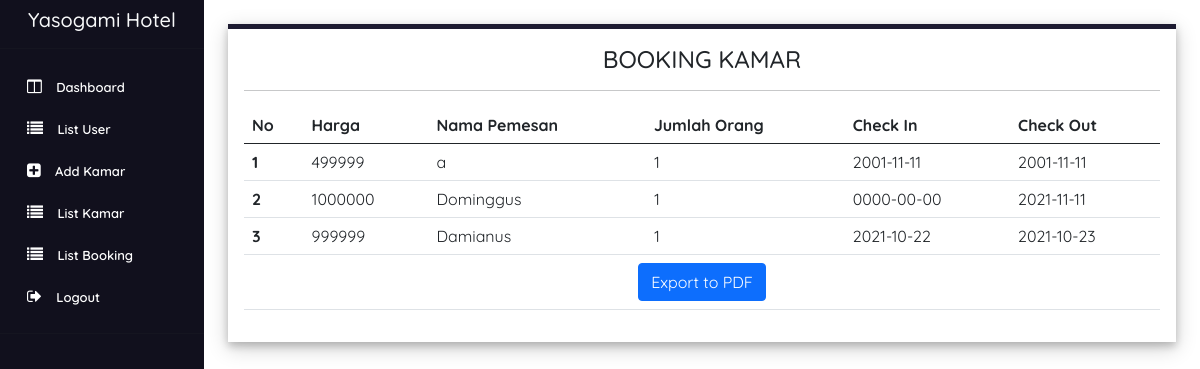
Screenshot of /admin/listBooking.php (signed in) with the database file from the repository.
### tables this page shows
CREATE TABLE `booking` (
  `id` int(255) NOT NULL,
  `tipe` varchar(255) NOT NULL,
  `harga` int(255) NOT NULL,
  `namapemesan` varchar(255) NOT NULL,
  `jumlahorang` int(255) NOT NULL,
  `tanggalcheckin` date NOT NULL,
  `tanggalcheckout` date NOT NULL
);

### admin/listBooking.php (the view, shortened to what this page needs)
<?php
include './sidebar.php'
?>
<div class="container p-3 m-4 h-100" style="background-color: #FFFFFF; border-top: 5px solid #1d1b31; box-shadow:
0 4px 8px 0 rgba(0, 0, 0, 0.2), 0 6px 20px 0 rgba(0, 0, 0, 0.19);">
    <h4 class="text-center">BOOKING KAMAR</h4>
    <hr>
    <table class="table ">
        <thead>
            <tr>
                <th scope="col">No</th>
                <th scope="col">Harga</th>
                <th scope="col">Nama Pemesan</th>
                <th scope="col">Jumlah Orang</th>
                <th scope="col">Check In</th>
                <th scope="col">Check Out</th>
            </tr>
        </thead>
        <tbody>
            <?php
            $query = mysqli_query($con, "SELECT * FROM booking") or die(mysqli_error($con));
            if (mysqli_num_rows($query) == 0) {
                echo '<tr> <td colspan="6" class="text-center"> Tidak ada User </td> </tr>';
            } else {
                $no = 1;
                while ($data = mysqli_fetch_assoc($query)) {
                    echo '
<tr>
<th scope="row">' . $no . '</th>
<td>' . $data['harga'] . '</td>
<td>' . $data['namapemesan'] . '</td>
<td>' . $data['jumlahorang'] . '</td>
<td>' . $data['tanggalcheckin'] . '</td>
<td>' . $data['tanggalcheckout'] . '</td>
</tr>';
                    $no++;
                }
            }echo'
            <tr> <td colspan="6" class="text-center"> <form action = "export.php" method = "POST">
            <button class="btn btn-primary">Export to PDF</button>
</form> </td> </tr>';
            ?>
        </tbody>
    </table>
</div>
</aside>
</body>
</html>

### admin/style.css (style rules this page uses)
* { margin: 0; padding: 0; box-sizing: border-box; font-family: "Poppins", sans-serif; }

### admin/sidebar.php (style rules this page uses)
* { font-family: "Quicksand", sans-serif; }

### rows the page displays
booking: harga "499999", namapemesan "a", jumlahorang "1", tanggalcheckin "2001-11-11", tanggalcheckout "2001-11-11"
booking: harga "1000000", namapemesan "Dominggus", jumlahorang "1", tanggalcheckin "0000-00-00", tanggalcheckout "2021-11-11"
booking: harga "999999", namapemesan "Damianus", jumlahorang "1", tanggalcheckin "2021-10-22", tanggalcheckout "2021-10-23"
